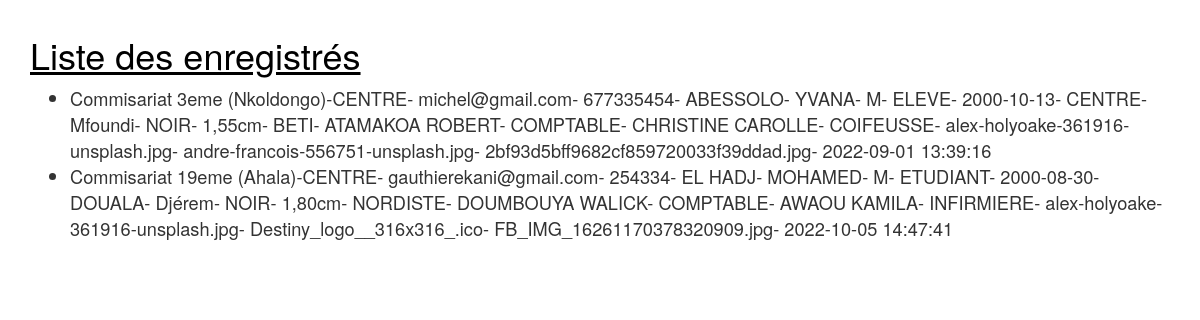
Screenshot of /lister.php with the database file from the repository.
### tables this page shows
CREATE TABLE `enrolement` (
  `id` int(11) NOT NULL,
  `poste_identification` varchar(100) DEFAULT NULL,
  `email` varchar(30) DEFAULT NULL,
  `telephone` varchar(20) DEFAULT NULL,
  `nom_citoyen` varchar(50) DEFAULT NULL,
  `prenom_citoyen` varchar(50) DEFAULT NULL,
  `sexe` char(1) DEFAULT NULL,
  `profession_citoyen` varchar(50) DEFAULT NULL,
  `date_naissance` date DEFAULT NULL,
  `lieu_naissance` varchar(50) DEFAULT NULL,
  `departement` varchar(20) DEFAULT NULL,
  `teint` varchar(10) DEFAULT NULL,
  `taille` varchar(10) DEFAULT NULL,
  `groupe_ethnique` varchar(30) DEFAULT NULL,
  `nom_pere` varchar(50) DEFAULT NULL,
  `profession_pere` varchar(50) DEFAULT NULL,
  `nom_mere` varchar(50) DEFAULT NULL,
  `profession_mere` varchar(50) DEFAULT NULL,
  `image_citoyen` text DEFAULT NULL,
  `image_certificat_nationalite` text DEFAULT NULL,
  `image_acte_naissance` text DEFAULT NULL,
  `date_enregistrement` timestamp NOT NULL DEFAULT current_timestamp() ON UPDATE current_timestamp(),
  `cle` int(11) NOT NULL,
  `confirme` int(11) NOT NULL
);

### lister.php (the view, shortened to what this page needs)
<?php
     $user = 'root';
     $pass = '';
    $dbc = new PDO ('mysql:host=localhost;dbname=e_card',$user,$pass);
    $stmt = $dbc->prepare('SELECT * FROM enrolement');
    $insertIsOk =  $stmt->execute();
    $enrolements = $stmt->fetchAll();
?>
<!DOCTYPE html>
<html lang="fr">
<head>
    <link rel="stylesheet" href="bootstrap.min.css">
</head>
<body>
    <div class="container">
        <div class="col-md-12">
          <div class="row">
                <h1 style="color:black;margin-top:35px;text-decoration:underline";>Liste des enregistrés</h1>
                <ul style="font-size:130%">
                <?php foreach($enrolements as $enrolement):?>
                    <li>
                        <?= $enrolement['poste_identification'] ?>-
                        <?= $enrolement['email'] ?>-
                        <?= $enrolement['telephone'] ?>-
                        <?= $enrolement['nom_citoyen'] ?>-
                        <?= $enrolement['prenom_citoyen'] ?>-
                        <?= $enrolement['sexe'] ?>-
                        <?= $enrolement['profession_citoyen'] ?>-
                        <?= $enrolement['date_naissance'] ?>-
                        <?= $enrolement['lieu_naissance'] ?>-
                        <?= $enrolement['departement'] ?>-
                        <?= $enrolement['teint'] ?>-
                        <?= $enrolement['taille'] ?>-
                        <?= $enrolement['groupe_ethnique'] ?>-
                        <?= $enrolement['nom_pere'] ?>-
                        <?= $enrolement['profession_pere'] ?>-
                        <?= $enrolement['nom_mere'] ?>-
                        <?= $enrolement['profession_mere'] ?>-
                        <?= $enrolement['image_citoyen'] ?>-
                        <?= $enrolement['image_certificat_nationalite'] ?>-
                        <?= $enrolement['image_acte_naissance'] ?>-
                        <?= $enrolement['date_enregistrement'] ?>
                    </li>
                <?php endforeach; ?>
                </ul>
            </div>
        </div>
    </div>
</body>
</html>

### rows the page displays
enrolement: poste_identification "Commisariat 3eme (Nkoldongo)-CENTRE", email "michel@gmail.com", telephone "677335454", nom_citoyen "ABESSOLO", prenom_citoyen "YVANA", sexe "M", profession_citoyen "ELEVE", date_naissance "2000-10-13", lieu_naissance "CENTRE", departement "Mfoundi", teint "NOIR", taille "1,55cm", groupe_ethnique "BETI", nom_pere "ATAMAKOA ROBERT", profession_pere "COMPTABLE", nom_mere "CHRISTINE CAROLLE", profession_mere "COIFEUSSE", image_citoyen "alex-holyoake-361916-unsplash.jpg", image_certificat_nationalite "andre-francois-556751-unsplash.jpg", image_acte_naissance "2bf93d5bff9682cf859720033f39ddad.jpg", date_enregistrement "2022-09-01 13:39:16"
enrolement: poste_identification "Commisariat 19eme (Ahala)-CENTRE", email "gauthierekani@gmail.com", telephone "254334", nom_citoyen "EL HADJ", prenom_citoyen "MOHAMED", sexe "M", profession_citoyen "ETUDIANT", date_naissance "2000-08-30", lieu_naissance "DOUALA", departement "Djérem", teint "NOIR", taille "1,80cm", groupe_ethnique "NORDISTE", nom_pere "DOUMBOUYA WALICK", profession_pere "COMPTABLE", nom_mere "AWAOU KAMILA", profession_mere "INFIRMIERE", image_citoyen "alex-holyoake-361916-unsplash.jpg", image_certificat_nationalite "Destiny_logo__316x316_.ico", image_acte_naissance "FB_IMG_16261170378320909.jpg", date_enregistrement "2022-10-05 14:47:41"
